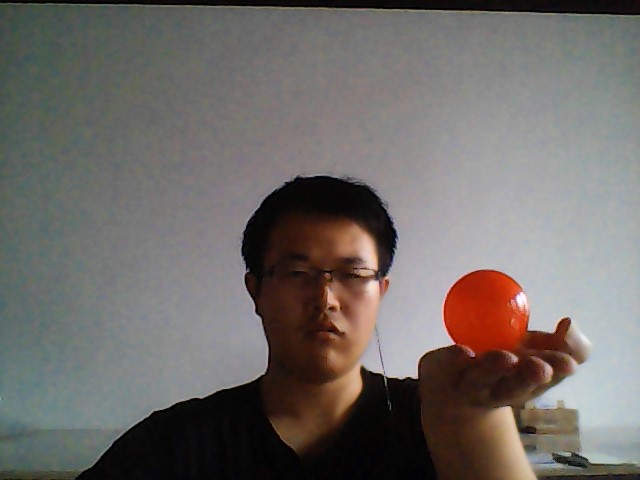
//> input picture 综合2/HU.jpg, 640 x 480 px
$ ./main   (built with g++ and OpenCV 4)
//> lines starting //> are read from the running program, lines starting //| are printed output that depends on the picture; after the words box and inside, x2 and y2 are one past the last pixel; in counts of white or black regions, pixels touching at a corner belong together
#include <iostream>
#include <opencv2/core/core.hpp>
#include <opencv/cv.hpp>
#include <opencv2/highgui/highgui.hpp>
#include <opencv2/imgproc/imgproc.hpp>
#include <opencv2/ml/ml.hpp>
#include <Windows.h>
//#include <vector>

using namespace std;
using namespace cv;

Mat OTSU(cv::Mat srcGray);


int main()
{
	//读图
	Mat RGBImage = imread("HU.jpg");
//> RGBImage is the input picture: 480 rows x 640 cols, CV_8UC3; mean B, G, R 104.1, 107.1, 112
	//Mat BGRImage = imread("rgb.bmp");
	double Start = GetTickCount();
	//imshow("RGB", RGBImage);
	Mat BGRImage;
	    /***************************************************************/
	   /***************************************************************/
	  /********************加快图像处理，减小时间**********************/
	 /***************************************************************/
	/***************************************************************/

	/*************************高斯金字塔**************************/
	pyrDown(RGBImage, BGRImage, Size(RGBImage.cols / 2, RGBImage.rows / 2));
	//resize(RGBImage, BGRImage, Size(RGBImage.cols/2,RGBImage.rows/2), 0, 0, CV_INTER_LINEAR);

/**********************////////////////////////////////////********************************************/
	/*##########??????
   //得到H、S、I三分量****************************************************
	Mat Hvalue, Svalue, Ivalue, HSIImage;
	HSIImage = Mat(Size(BGRImage.cols, BGRImage.rows), CV_8UC3);

	vector <Mat> channels;
	split(HSIImage, channels);
	Hvalue = channels.at(0);
	Svalue = channels.at(1);
	Ivalue = channels.at(2);

	for (int i = 0; i < BGRImage.rows; ++i)
		for (int j = 0; j < BGRImage.cols; ++j)
		{
			double H, S, I;
			int Bvalue = BGRImage.at<Vec3b>(i, j)(0);
			int Gvalue = BGRImage.at<Vec3b>(i, j)(1);
			int Rvalue = BGRImage.at<Vec3b>(i, j)(2);

			//求Theta =acos((((Rvalue - Gvalue) + (Rvalue - Bvalue)) / 2) / sqrt(pow((Rvalue - Gvalue), 2) + (Rvalue - Bvalue)*(Gvalue - Bvalue)));
			double numerator = ((Rvalue - Gvalue) + (Rvalue - Bvalue)) / 2;
			double denominator = sqrt(pow((Rvalue - Gvalue), 2) + (Rvalue - Bvalue)*(Gvalue - Bvalue));
			if (denominator == 0) H = 0;
			else {
				double Theta = acos(numerator / denominator) * 180 / 3.14;
				if (Bvalue <= Gvalue)
					H = Theta;
				else  H = 360 - Theta;
			}
			Hvalue.at<uchar>(i, j) = (int)(H * 255 / 360); //为了显示将[0~360]映射到[0~255]

														   //求S = 1-3*min(Bvalue,Gvalue,Rvalue)/(Rvalue+Gvalue+Bvalue);
			int minvalue = Bvalue;
			if (minvalue > Gvalue) minvalue = Gvalue;
			if (minvalue > Rvalue) minvalue = Rvalue;
			numerator = 3 * minvalue;
			denominator = Rvalue + Gvalue + Bvalue;
			if (denominator == 0)  S = 0;
			else {
				S = 1 - numerator / denominator;
			}
			Svalue.at<uchar>(i, j) = (int)(S * 255);//为了显示将[0~1]映射到[0~255]

			I = (Rvalue + Gvalue + Bvalue) / 3;
			Ivalue.at<uchar>(i, j) = (int)(I);
		}
	//merge(channels, HSIImage);
	//imshow("H", Hvalue);


	//OSTU算法**************************************************************
	Mat H_OTSU = OTSU(Hvalue);
	Mat S_OTSU = OTSU(Svalue);
	Mat I_OTSU = OTSU(Ivalue);
	//imshow("OSTU", S_OTSU);

	//HSI融合***************************************************************

	//H、S、I位与，求公共部分
	Mat Fusion = H_OTSU&S_OTSU&I_OTSU;
	//imshow("F", Fusion);
	//膨胀，改善效果
	Mat element = getStructuringElement(MORPH_ELLIPSE, Size(7, 7));
	Mat Mix;
	dilate(Fusion, Mix, element);
	//imshow("M", Mix);


	*****##########????????******/
/*********************///////////////////////////******************************************/
	//**********************************RGB转Lab****************************
	//得到Lab图像a通道
	vector<Mat>channels1;
	Mat Lab;
	cvtColor(BGRImage, Lab, CV_RGB2Lab);
//> Lab: 240 rows x 320 cols, CV_8UC3; mean of channels 0, 1, 2 113.3, 128.9, 124.8
	split(Lab, channels1);
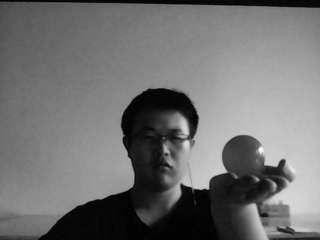
//> channels1[0]: 240 rows x 320 cols, CV_8UC1; min 1, max 250, mean 113.3
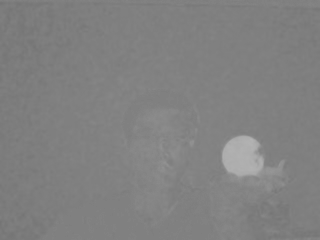
//> channels1[1]: 240 rows x 320 cols, CV_8UC1; min 116, max 179, mean 128.9
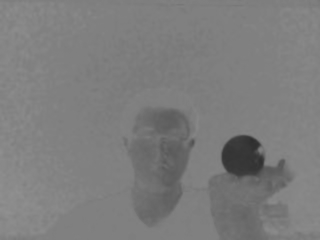
//> channels1[2]: 240 rows x 320 cols, CV_8UC1; min 45, max 144, mean 124.8
	Mat A = channels1.at(1);
	//imshow("A", A);


	//*********************************K-means算法****************************
	Mat img = A;
	//生成一维图像采样点，包括所有图像像素点，注意采样格式为32bit浮点数
	Mat sample(img.cols*img.rows, 1, CV_32FC1);

	//标记矩阵，32位整形
	Mat labels(img.cols*img.rows, 1, CV_32SC1);
	uchar *p;
	int i, j, k = 0;

	for (i = 0; i < img.rows; i++)
	{
		p = img.ptr<uchar>(i);

		for (j = 0; j < img.cols; j++)
		{
			sample.at<Vec3f>(k, 0)[0] = float(p[j]);
			//sample.at<Vec3f>(k, 0)[1] = float(p[j * 3 + 1]);
			//sample.at<Vec3f>(k, 0)[2] = float(p[j * 3 + 2]);
			//A.at<uchar>(i,j)= float(p[j * 3 + 1]);
			k++;

		}

	}
//> this loop made 240 passes
//> k on passes 1 to 3: 320, 640, 960
//> after the loop, k = 76800

	//对A通道滤波（不可行）
	//vector<Mat>channels;
	////cvtColor(srcImage, dstImage, CV_RGB2Lab);
	//split(sample, channels);
	//Mat srcImage = channels.at(1);
	//
	////Mat srcImage = sample.channels[1];
	//Mat sample1;
	//Mat ele = getStructuringElement(MORPH_RECT, Size(3, 3));
	//morphologyEx(srcImage, sample1, MORPH_BLACKHAT, ele);

	int clusterCount = 2;
	Mat centers(clusterCount, 1, sample.type());
//> centers = [0, 0]
	kmeans(sample, clusterCount, labels,
		TermCriteria(CV_TERMCRIT_EPS + CV_TERMCRIT_ITER, 10, 1.0),
		3, KMEANS_PP_CENTERS, centers);
//> centers = [128.1, 171.1]


	//我们已知有两个个聚类，用不同的灰度层表示
	Mat img1(img.rows, img.cols, CV_8UC1);
	float step = 255 / (clusterCount - 1);
	k = 0;
	for (i = 0; i < img1.rows; i++)
	{
		p = img1.ptr<uchar>(i);
		for (j = 0; j < img1.cols; j++)
		{
			int tt = labels.at<int>(k, 0);
			k++;
			p[j] = 255 - tt*step;
		}
	}
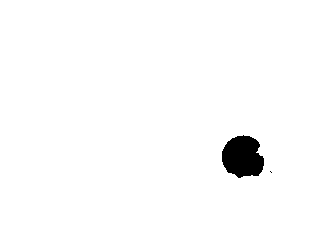
//> img1: 240 rows x 320 cols, CV_8UC1; 98.2% white; 2 black regions (1 under 20 px), largest, box (x1, y1, x2, y2) and area: (222, 135, 264, 178) 1372
//> after the loop, k = 76800

	//imshow("Kmeans", img1);


	//************************Kmeans效果处理（闭运算）*********************
	//去除孤立点
	Mat element2 = getStructuringElement(MORPH_ELLIPSE, Size(7, 7));
	Mat Open_Mat;
	morphologyEx(img1, Open_Mat, MORPH_CLOSE, element2);
//> Open_Mat: 240 rows x 320 cols, CV_8UC1; 98.2% white; 1 black region, box (x1, y1, x2, y2) and area: (222, 135, 264, 178) 1363
	//imshow("R", Open_Mat);

	//***********************************************************求质心

	//////////////////////仅仅使用A通道的图像，其它未用

	//Mat src = Open_Mat;
	Mat src_gray= Open_Mat;
	//double area;
	int thresh = 30;
	int max_thresh = 255;
	//cvtColor(src, src_gray, CV_BGR2GRAY);//灰度化
	//GaussianBlur(src, src, Size(3, 3), 0.1, 0, BORDER_DEFAULT);
	//blur(src_gray, src_gray, Size(3, 3)); //滤波
	//namedWindow("image", CV_WINDOW_AUTOSIZE);
	//imshow("image", src);
	//moveWindow("image", 20, 20);
	//定义Canny边缘检测图像
	Mat canny_output;
	vector<vector<Point> > contours;
	vector<Vec4i> hierarchy;
	//利用canny算法检测边缘
	Canny(src_gray, canny_output, thresh, thresh * 3, 3);
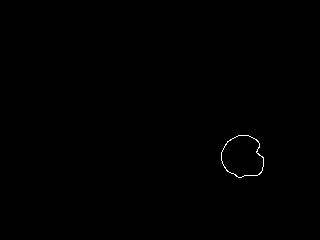
//> canny_output: 240 rows x 320 cols, CV_8UC1; 0.19% white in thin lines or dots, all inside (x1, y1, x2, y2) = (221, 135, 264, 178)
	/*namedWindow("canny", CV_WINDOW_AUTOSIZE);
	imshow("canny", canny_output);
	moveWindow("canny", 550, 20);*/
	//查找轮廓
	findContours(canny_output, contours, hierarchy, CV_RETR_TREE, CV_CHAIN_APPROX_SIMPLE, Point(0, 0));
//> contours = 2 contours; box (x1, y1, x2, y2) and area: (221, 135, 264, 178) 1367, (221, 135, 264, 178) 1350
	//计算轮廓矩
	vector<Moments> mu(contours.size());
//> mu = 2 items
	for (int i = 0; i < contours.size(); i++)
	{
		mu[i] = moments(contours[i], false);
	}
//> this loop made 2 passes
	//计算轮廓的质心
	vector<Point2f> mc(contours.size());
	for (int i = 0; i < contours.size(); i++)
	{
		mc[i] = Point2d(mu[i].m10 / mu[i].m00, mu[i].m01 / mu[i].m00);
	}
	//画轮廓及其质心并显示
	Mat drawing = Mat::zeros(canny_output.size(), CV_8UC3);
	for (int i = 0; i< contours.size(); i++)
	{
		Scalar color = Scalar(255, 0, 0);
		drawContours(drawing, contours, i, color, 2, 8, hierarchy, 0, Point());
		circle(drawing, mc[i], 5, Scalar(0, 0, 255), -1, 8, 0);
		rectangle(drawing, boundingRect(contours.at(i)), cvScalar(0, 255, 0));
		// 计算矩阵面积
		//area = contourArea(contours.at(i));
		//cout << area << endl;
		char tam[100];
		sprintf(tam, "(%0.0f,%0.0f)", mc[i].x, mc[i].y);
		/*if (area>1000&&area<1700)
		    cout << Point(mc[i].x, mc[i].y) << endl;*/
		putText(drawing, tam, Point(mc[i].x, mc[i].y), FONT_HERSHEY_SIMPLEX, 0.4, cvScalar(255, 0, 255), 1);

	}
//> this loop made 2 passes
//> tam on passes 1 to 2: "(242,156)", "(242,156)"
//> pass 2, `putText(drawing, tam, Point(mc[i].x, mc[i].y), FONT_HERSHEY_SIMPLEX, 0..`:
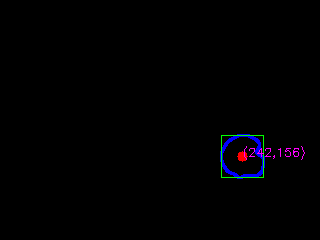
//> drawing: 240 rows x 320 cols, CV_8UC3; mean B, G, R 1.9, 0.6, 0.7
	namedWindow("Contours", CV_WINDOW_AUTOSIZE);
	imshow("Contours", drawing);
	double myends = GetTickCount();
	cout << "时间" << myends - Start << endl;
	//moveWindow("Contours", 1100, 20);


	waitKey(0);
	//src.release();
	src_gray.release();
	return 0;

}


// [92 lines left out: function OTSU, not called in this run]
